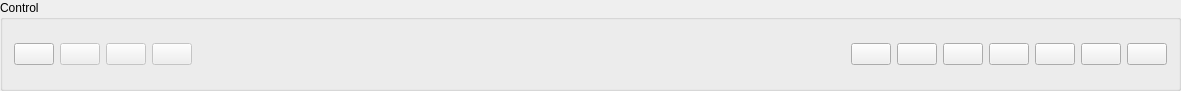
   <widget class="QGroupBox" name="controlButtons">
    <property name="geometry">
     <rect>
      <x>0</x>
      <y>0</y>
      <width>1181</width>
      <height>91</height>
     </rect>
    </property>
    <property name="title">
     <string>Control</string>
    </property>
    <layout class="QHBoxLayout" name="horizontalLayout">
     <item>
      <widget class="QPushButton" name="connectButton">
       <property name="toolTip">
        <string>Connect</string>
       </property>
       <property name="text">
        <string/>
       </property>
       <property name="icon">
        <iconset>
         <normaloff>../../../../../Desktop/CAEN-UI/Connect1.png</normaloff>
         <activeon>../../../../../Desktop/CAEN-UI/Connect.png</activeon>../../../../../Desktop/CAEN-UI/Connect1.png</iconset>
       </property>
       <property name="iconSize">
        <size>
         <width>50</width>
         <height>50</height>
        </size>
       </property>
      </widget>
     </item>
     <item>
      <widget class="QPushButton" name="startStopButton">
       <property name="enabled">
        <bool>false</bool>
       </property>
       <property name="toolTip">
        <string>Start</string>
       </property>
       <property name="text">
        <string/>
       </property>
       <property name="icon">
        <iconset>
         <normaloff>../../../../../Desktop/CAEN-UI/Start.png</normaloff>../../../../../Desktop/CAEN-UI/Start.png</iconset>
       </property>
       <property name="iconSize">
        <size>
         <width>50</width>
         <height>50</height>
        </size>
       </property>
      </widget>
     </item>
     <item>
      <widget class="QPushButton" name="drawSignalsButton">
       <property name="enabled">
        <bool>false</bool>
       </property>
       <property name="toolTip">
        <string>Viewer</string>
       </property>
       <property name="text">
        <string/>
       </property>
       <property name="icon">
        <iconset>
         <normaloff>../../../../../Desktop/CAEN-UI/Viewer.png</normaloff>../../../../../Desktop/CAEN-UI/Viewer.png</iconset>
       </property>
       <property name="iconSize">
        <size>
         <width>50</width>
         <height>50</height>
        </size>
       </property>
      </widget>
     </item>
     <item>
      <widget class="QPushButton" name="recordButton">
       <property name="enabled">
        <bool>false</bool>
       </property>
       <property name="toolTip">
        <string>Record</string>
       </property>
       <property name="text">
        <string/>
       </property>
       <property name="icon">
        <iconset>
         <normaloff>../../../../../Desktop/CAEN-UI/Record.png</normaloff>../../../../../Desktop/CAEN-UI/Record.png</iconset>
       </property>
       <property name="iconSize">
        <size>
         <width>50</width>
         <height>50</height>
        </size>
       </property>
      </widget>
     </item>
     <item>
      <spacer name="horizontalSpacer">
       <property name="orientation">
        <enum>Qt::Horizontal</enum>
       </property>
       <property name="sizeHint" stdset="0">
        <size>
         <width>416</width>
         <height>20</height>
        </size>
       </property>
      </spacer>
     </item>
     <item>
      <widget class="QPushButton" name="settingsButton">
       <property name="enabled">
        <bool>true</bool>
       </property>
       <property name="toolTip">
        <string>Record</string>
       </property>
       <property name="text">
        <string/>
       </property>
       <property name="icon">
        <iconset>
         <normaloff>../../../../../Desktop/CAEN-UI/Setting.png</normaloff>../../../../../Desktop/CAEN-UI/Setting.png</iconset>
       </property>
       <property name="iconSize">
        <size>
         <width>50</width>
         <height>50</height>
        </size>
       </property>
      </widget>
     </item>
     <item>
      <widget class="QPushButton" name="openFileButton">
       <property name="enabled">
        <bool>true</bool>
       </property>
       <property name="toolTip">
        <string>Record</string>
       </property>
       <property name="text">
        <string/>
       </property>
       <property name="icon">
        <iconset>
         <normaloff>../../../../../Desktop/CAEN-UI/Folder.png</normaloff>../../../../../Desktop/CAEN-UI/Folder.png</iconset>
       </property>
       <property name="iconSize">
        <size>
         <width>50</width>
         <height>50</height>
        </size>
       </property>
      </widget>
     </item>
     <item>
      <widget class="QPushButton" name="magnifierButton">
       <property name="enabled">
        <bool>true</bool>
       </property>
       <property name="toolTip">
        <string>Record</string>
       </property>
       <property name="text">
        <string/>
       </property>
       <property name="icon">
        <iconset>
         <normaloff>../../../../../Desktop/CAEN-UI/Magnifier.png</normaloff>../../../../../Desktop/CAEN-UI/Magnifier.png</iconset>
       </property>
       <property name="iconSize">
        <size>
         <width>50</width>
         <height>50</height>
        </size>
       </property>
      </widget>
     </item>
     <item>
      <widget class="QPushButton" name="journalButton">
       <property name="enabled">
        <bool>true</bool>
       </property>
       <property name="toolTip">
        <string>Record</string>
       </property>
       <property name="text">
        <string/>
       </property>
       <property name="icon">
        <iconset>
         <normaloff>../../../../../Desktop/CAEN-UI/Journal.png</normaloff>../../../../../Desktop/CAEN-UI/Journal.png</iconset>
       </property>
       <property name="iconSize">
        <size>
         <width>50</width>
         <height>50</height>
        </size>
       </property>
      </widget>
     </item>
     <item>
      <widget class="QPushButton" name="helpButton">
       <property name="enabled">
        <bool>true</bool>
       </property>
       <property name="toolTip">
        <string>Record</string>
       </property>
       <property name="text">
        <string/>
       </property>
       <property name="icon">
        <iconset>
         <normaloff>../../../../../Desktop/CAEN-UI/Help.png</normaloff>../../../../../Desktop/CAEN-UI/Help.png</iconset>
       </property>
       <property name="iconSize">
        <size>
         <width>50</width>
         <height>50</height>
        </size>
       </property>
      </widget>
     </item>
     <item>
      <widget class="QPushButton" name="errorButton">
       <property name="enabled">
        <bool>true</bool>
       </property>
       <property name="toolTip">
        <string>Error</string>
       </property>
       <property name="text">
        <string/>
       </property>
       <property name="icon">
        <iconset>
         <normaloff>../../../../../Desktop/CAEN-UI/NoError.png</normaloff>../../../../../Desktop/CAEN-UI/NoError.png</iconset>
       </property>
       <property name="iconSize">
        <size>
         <width>50</width>
         <height>50</height>
        </size>
       </property>
      </widget>
     </item>
     <item>
      <widget class="QPushButton" name="exitButton">
       <property name="toolTip">
        <string>Exit</string>
       </property>
       <property name="text">
        <string/>
       </property>
       <property name="icon">
        <iconset>
         <normaloff>../../../../../Desktop/CAEN-UI/Exit.png</normaloff>../../../../../Desktop/CAEN-UI/Exit.png</iconset>
       </property>
       <property name="iconSize">
        <size>
         <width>50</width>
         <height>50</height>
        </size>
       </property>
       <property name="autoDefault">
        <bool>false</bool>
       </property>
       <property name="default">
        <bool>false</bool>
       </property>
       <property name="flat">
        <bool>false</bool>
       </property>
      </widget>
     </item>
    </layout>
   </widget>
